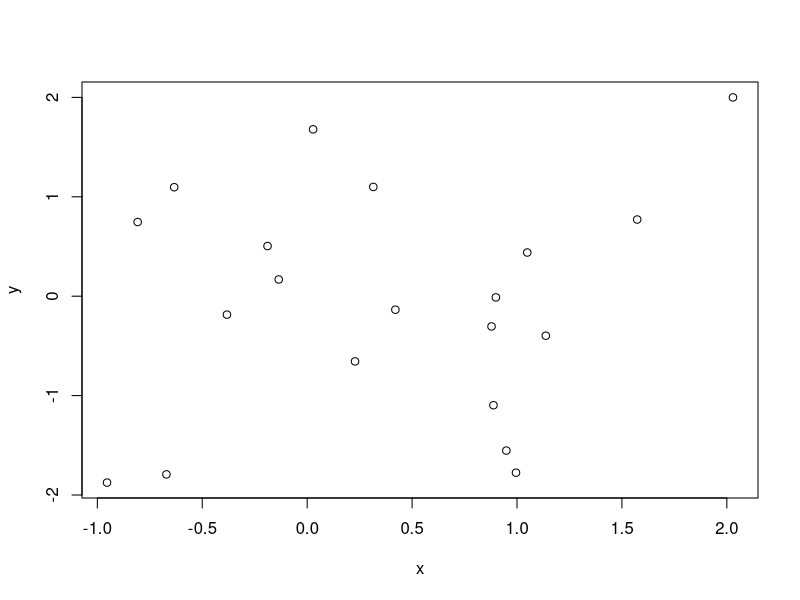
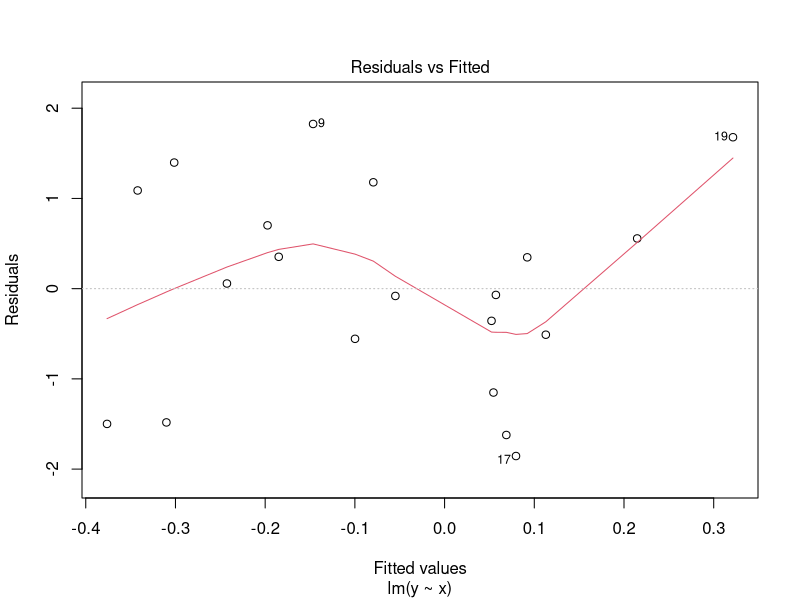
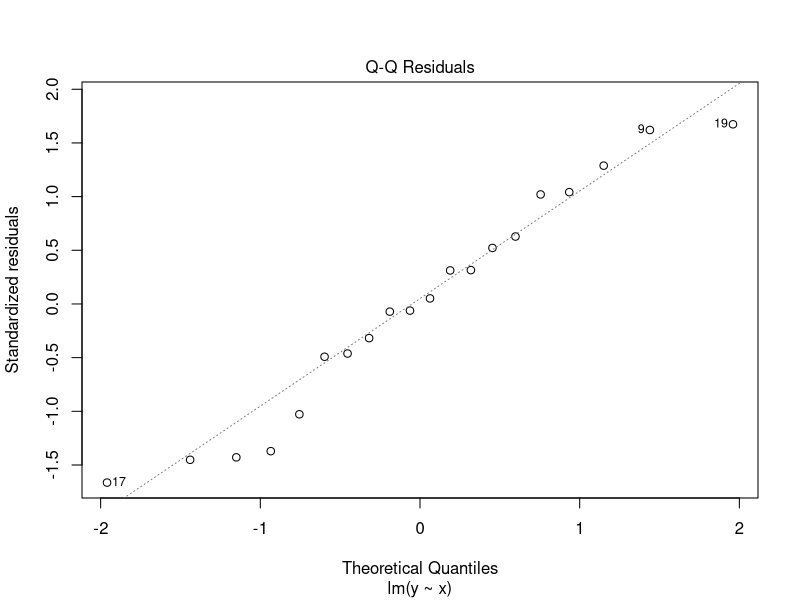
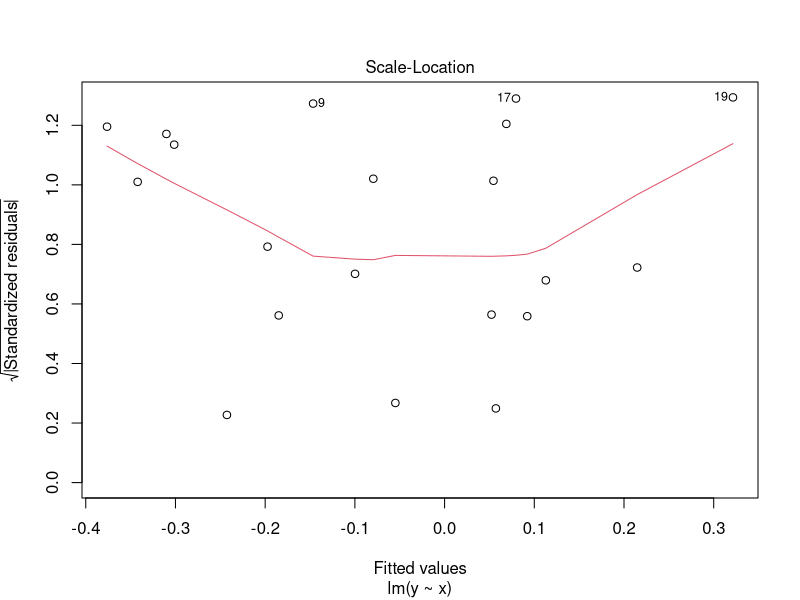
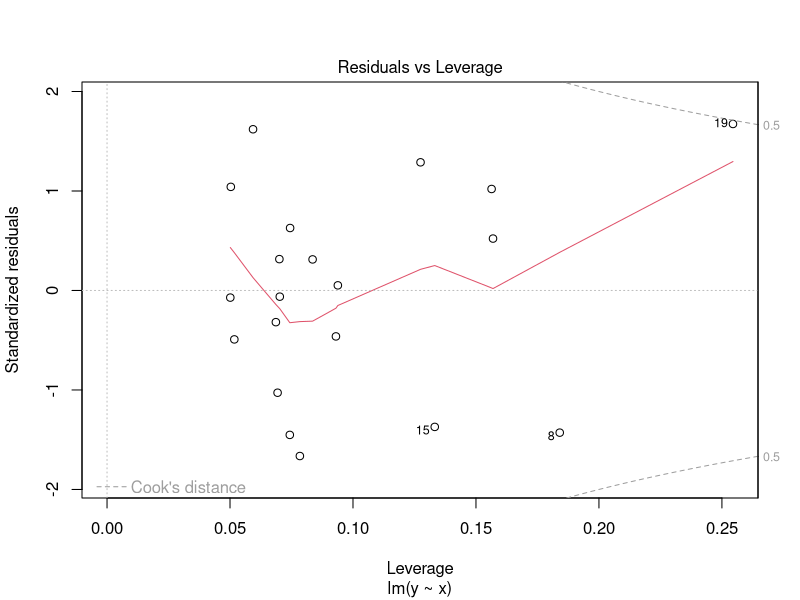
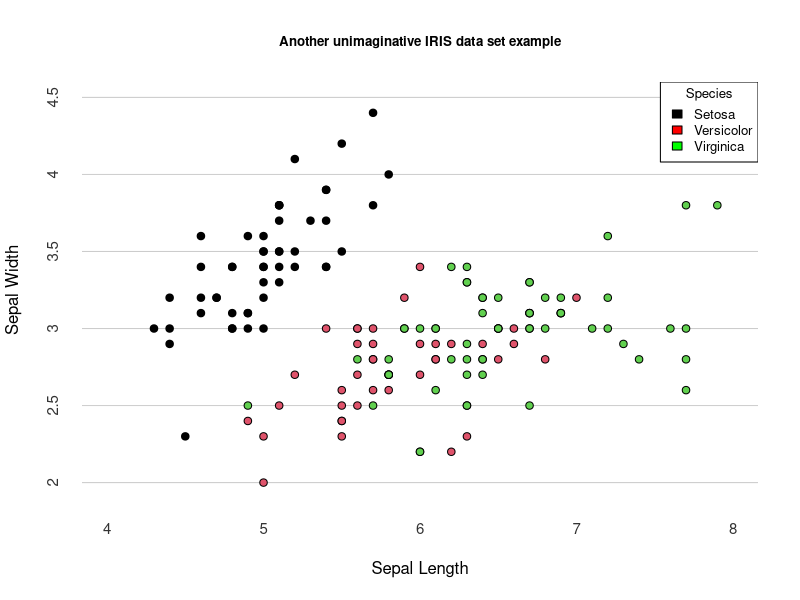

Reproduce these figures in R, in order. (Note: this script raises an error after producing the figures.)
#########################################################################
# 1-day R workshop 
# Morning practical session C
# 3rd May 2019
# 06_pm_graphics_example.R
#########################################################################
# Here's an example using the graphics packages that comes with base R
# Consider the following...
x <- rnorm(1:20) # Numeric
y <- rnorm(1:20) # Numeric 

plot(x, y)

z <- lm(y ~ x) # z is the output of the linear 

plot(z)

# So the plot function is quick and simple to use in standard cases
# However when it comes to generating publication quality figures,
# life gets a little more complicated

# The iris data set will be used for this used example

head(iris)

plot(iris$Sepal.Length, iris$Sepal.Width, 
     bg = iris$Species, # Fill colour
     pch = 21, # Shape: circles that can filed
     xlab = "Sepal Length", ylab = "Sepal Width", # Labels
     axes = FALSE, # Don't plot the axes
     frame.plot = FALSE, # Remove the frame 
     xlim = c(4, 8), ylim = c(2, 4.5), # Limits
     panel.first = abline(h = seq(2, 4.5, 0.5), col = "grey80"))

at = pretty(iris$Sepal.Length)
mtext(side = 1, text = at, at = at, 
      col = "grey20", line = 1, cex = 0.9)

at = pretty(iris$Sepal.Width)
mtext(side = 2, text = at, at = at, col = "grey20", line = 1, cex = 0.9)

legend("topright", legend = c("Setosa", "Versicolor", "Virginica"),
       title = "Species", fill=c("black", "red", "green"), cex=0.8)

title("Another unimaginative IRIS data set example", 
      cex.main = 0.8, font.main = 2, col.main = "black")

# Now lets view the ggplot2 version
# library(tidyverse)

ggplot(iris, aes(x = Sepal.Length, y = Sepal.Width, colour = Species)) + 
  geom_point() + 
  scale_colour_manual(values = c("black", "red", "green")) +
  theme_minimal() +
  labs(title = "Another unimaginative IRIS data set example",
       x = "Sepal Length",
       y = "Sepal Width")

rm(at, x, y, z)
